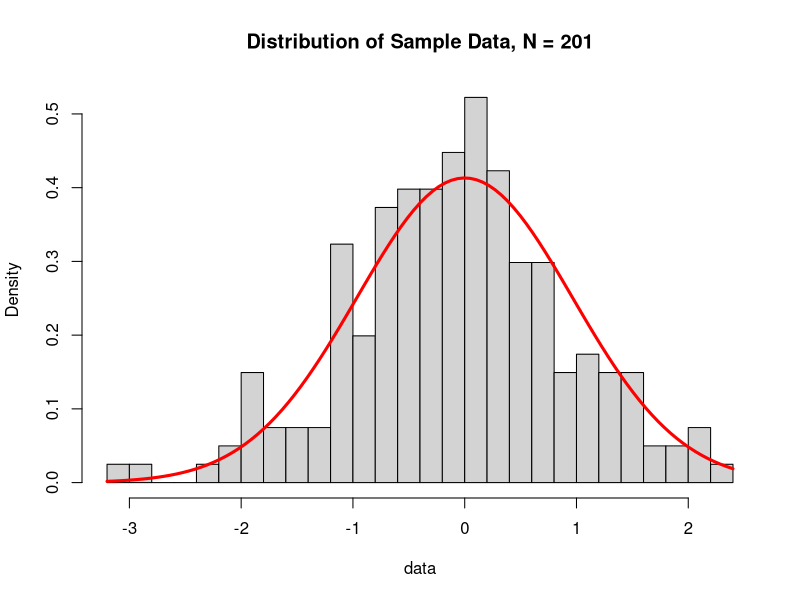
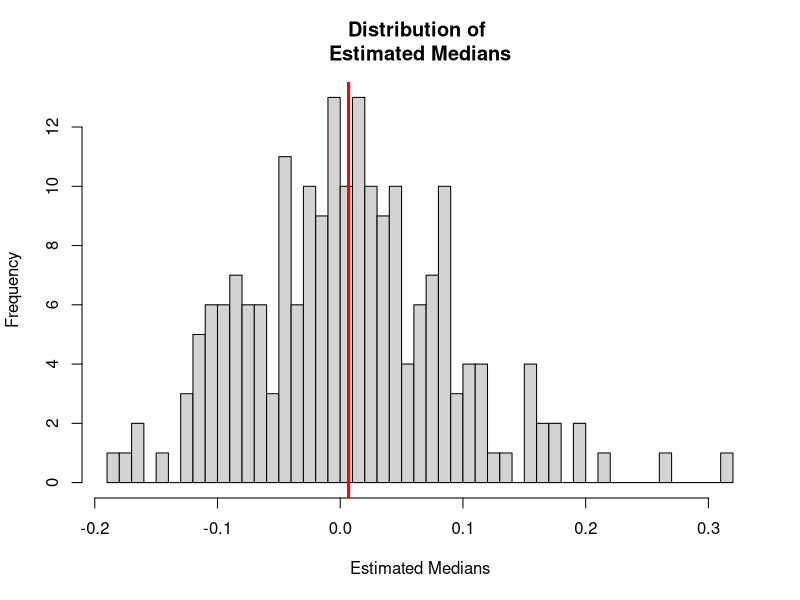

R code for these plots, in order:
## ---- chunk 1
require(stats4)
library(tidyverse)
library(dplyr)
library(ggplot2)
## ---- chunk 2
N <- 201 # parameters

generate_data <- function(N){ 
  # Hard coded standard normal distribution
  rnorm(N) 
}
data <- generate_data(N)
## ---- chunk 3
nLL <- function(mean, sd){
  fs <- dnorm(
        data
      , mean = mean
      , sd = sd
      , log = TRUE
    ) 
  -sum(fs)
}

fit <- mle(
    nLL
  , start = list(mean = 0, sd = 1)
  , method = "L-BFGS-B"
  , lower = c(0, 0.01)
)

mu_hat <- coef(fit)[[1]]
mu_hat
sigma_hat <- coef(fit)[[2]]
sigma_hat

hist(
  data,
  freq = FALSE,
  main = "Distribution of Sample Data, N = 201",
  breaks = 25
)
curve(
  dnorm(
    x,
    mu_hat,
    sigma_hat),
  lw = 3,
  col = "red",
  add = TRUE
  )
## ---- chunk 4
meds <- NA
for (i in 1:N){
  samples <- rnorm(
    N, 
    mean = mu_hat,
    sd = sigma_hat)
  meds[i] <- median(samples)
}
mean(meds)
hist(meds, breaks = 50, main = "Distribution of \nEstimated Medians", xlab = "Estimated Medians")
abline(v = mean(meds), lwd = 3, col = "red")
## ---- chunk 5
boot_ci <- function(data, summary = "median"){
  # Hard coded number of draws
  R <- 5000
  # Set median as default summary measure
  sm <- get(summary)
  sampdist <- rep(NA, R)
  for(i in 1:R){
    b <- median(data, length(data), replace = TRUE)
    sampdist[i] <- sm(b)
  }
  # Hard coded symmetric density interval
  quantile(sampdist, c(0.025, 0.975))
}
conf <- boot_ci(data)
conf
## ---- chunk 6
capture_median <- function(ci){
  # Hard coded 0 as parameter of interest
  1*(ci[1] < 0 & 0 < ci[2])
}
M <- 10 # Make small, we are still testing the code
captures <- rep(NA, M)
for(i in 1:M){
  captures[i] <- 
    201 %>% generate_data %>% boot_ci %>% capture_median
}
capture_prob <- mean(captures)
capture_prob
